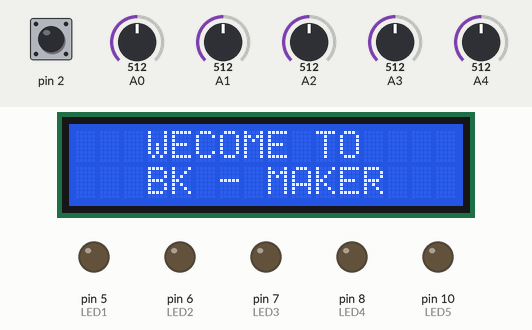
Simulated run of this sketch. Board: Arduino Nano, built with avr-gcc and run on an emulated ATmega328P. Parts: 16×2 character LCD, output pins drawn as LEDs (lit = HIGH). The inputs (shaded band) are chosen by the test bench; at power-on: pin 2 HIGH, A0 = 512, A2 = 512, A3 = 512, A4 = 512, A1 = 512. Storage starts empty; the audio player accepts every command and is not drawn; what the sketch prints to the serial monitor is not drawn.

Above: at 5.3 s.
5.4 s: pin 2 pulled LOW for 0.5 s
At 6.6 s:
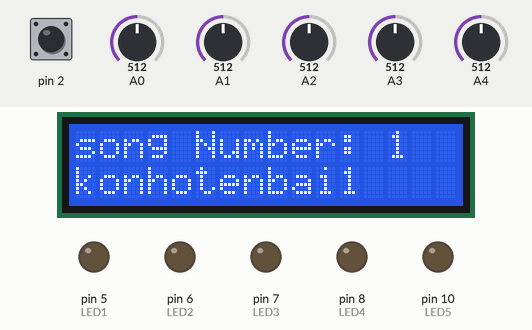
7.4 s: pin 2 pulled LOW for 1 s
At 8.0 s:
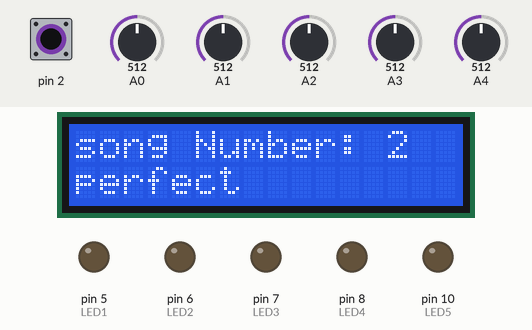
9.9 s: A0 set to 716
At 10.33 s:
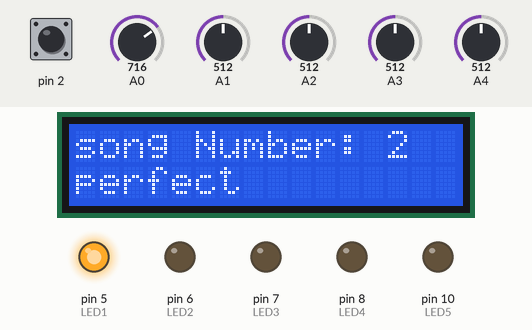
12.0 s: A2 set to 716
At 12.33 s:
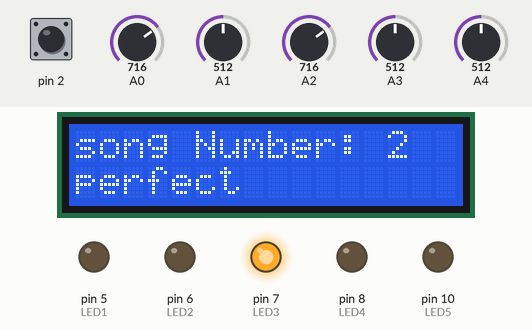
14.0 s: A3 set to 716
At 14.34 s:
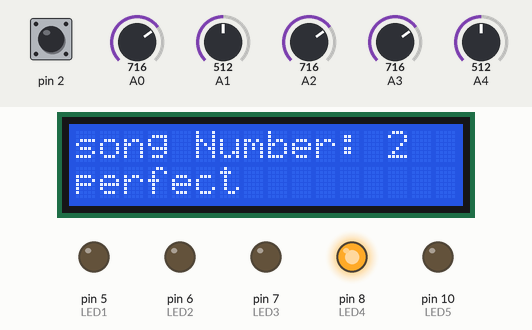
16.0 s: A4 set to 716
At 16.34 s:
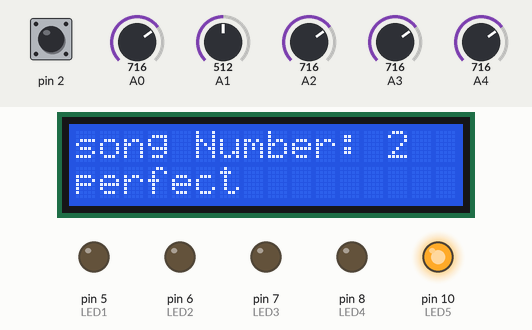
Timing chart, 0 to 19.0 s (numbered marks = the images above; inputs shaded):
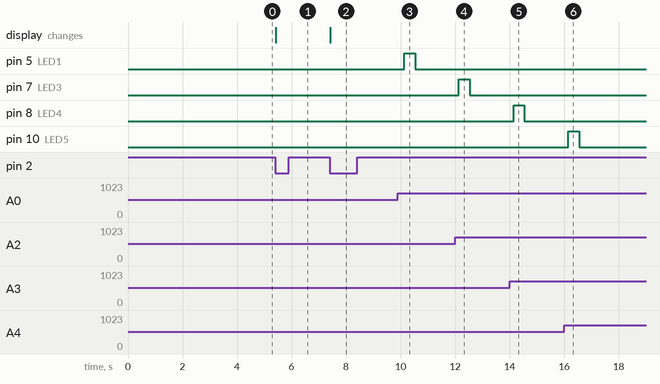

The sketch:

music.ino
```cpp
#include <Wire.h>
#include <LiquidCrystal_I2C.h>
#include <SD.h>
LiquidCrystal_I2C lcd(0x3F, 16, 2);
// need to include the SD library
//#define SD_ChipSelectPin 53  //example uses hardware SS pin 53 on Mega2560
#define SD_ChipSelectPin 4  //using digital pin 4 on arduino nano 328, can use other pins
#include <TMRpcm.h>           //  also need to include this library...
#include <SPI.h>

TMRpcm tmrpcm;   // create an object for use in this sketch
int DO , re , mi, fa, son  , val ;
int f = 0 ;
int g = 0, c = 0, d = 0, e = 0, A = 0, B = 0, C = 0, D = 0, E = 0 ;
int G_T = 60 ;
int song_number = 0 ;
int LED1 = 5 ;
int LED2 = 6 ;
int LED3 = 7 ;
int LED4 = 8 ;
int LED5 = 10 ;

unsigned long time = 0;
boolean debounce1 = true ;
boolean debounce2 = true ;
boolean play_pause ;

void setup() {

  Serial.begin(115200);
  lcd.init();
  lcd.backlight();
  pinMode (A0, INPUT) ;
  pinMode (A1, INPUT) ;
  pinMode (A2, INPUT) ;
  pinMode (A3, INPUT) ;
  pinMode (A4, INPUT) ;
  pinMode (3, INPUT_PULLUP ) ;
  pinMode (2, INPUT_PULLUP ) ;
  pinMode (LED1 , OUTPUT ) ;
  pinMode (LED2 , OUTPUT ) ;
  pinMode (LED3 , OUTPUT ) ;
  pinMode (LED4 , OUTPUT ) ;
  pinMode (LED5 , OUTPUT ) ;
  tmrpcm.speakerPin = 9;

  attachInterrupt ( 0, listen_music , FALLING ) ;
  attachInterrupt ( 0, listen_music , FALLING ) ;

  if (!SD.begin(SD_ChipSelectPin)) {  // see if the card is present and can be initialized:
    Serial.println("SD fail");
    return;   // don't do anything more if not

  }
  else {
    Serial.println("SD ok");
    lcd.clear () ;

    lcd.print ("   WECOME TO");
    lcd.setCursor (0, 1);

    lcd.print ("   BK - MAKER");
    lcd.setCursor (0, 2) ;

    tmrpcm.play("9.wav");
    delay (4000 ) ;
  }
  //the sound file "music" will play each time the arduino powers up, or is reset

}


void loop() {


  //blink the LED manually to demonstrate music playback is independant of main loop
  /*if (tmrpcm.isPlaying() && millis() - time > 50 ) {
    digitalWrite(13, !digitalRead(13));
    time = millis();
    } else if (millis() - time > 500) {
    digitalWrite(13, !digitalRead(13));
    time = millis();
    }*/
  //  listen_music () ;


  DO = analogRead ( A0 ) ;
  re = analogRead ( A1 ) ;
  mi = analogRead ( A2 ) ;
  fa = analogRead ( A3 ) ;
  son = analogRead ( A4 ) ;

  A = -(f - DO )   ;
  B = -(g - re) ;
  C = -(c - mi) ;
  D = -(d - fa) ;
  E = -( e - son );

  if ( ( A > B ) && ( A > C ) && (A > D) && (A > E ) && (A >  G_T)) {
    val = 1 ;

  }
  else if ((B > A ) && ( B > C ) && ( B > D ) && ( B > E ) && ( B > G_T) ) {
    val = 2 ;
  }
  else if ((C > A  ) && ( C > B ) && ( C > D ) && ( C > E ) && ( C >  G_T ) ) {
    val = 3 ;
  }
  else if ( ( D > A ) && ( D > B ) && ( D > C ) && ( D > E ) && ( D > G_T ) ) {
    val = 4 ;
  }
  else if ( ( E > A ) && ( E > B ) && ( E > C ) && ( E > D ) && ( E > G_T )) {
    val = 5 ;
  }
  else
    val = 0 ;
  play_music () ;

  Serial.println ( val ) ;
  Serial.println (A) ;
  Serial.println (B ) ;
  Serial.println ( C) ;
  Serial.println (D) ;
  Serial.println ( E ) ;


  f = DO ;
  g = re ;
  c = mi ;
  d = fa ;
  e = son ;
  delay (400 ) ;
  digitalWrite ( LED1 , 0 ) ;
  digitalWrite ( LED2 , 0 ) ;
  digitalWrite ( LED3 , 0 ) ;
  digitalWrite ( LED4 , 0 ) ;
  digitalWrite ( LED5 , 0 ) ;

  /*  tmrpcm.play("2.wav");
    delay (4000) ;
    //tmrpcm.play("9.wav");
    //delay (4000 ) ;
    tmrpcm.play ("10.wav") ;
    delay (1000 ) ;

    tmrpcm.play ("11.wav") ;
    delay (1000 ) ;
    tmrpcm.play ("12.wav") ;
    delay (1000) ;
    tmrpcm.play ("13.wav" ) ;
    delay (1000) ;
    tmrpcm.play ("14.wav" ) ;
    delay ( 1000 ) ;
    tmrpcm.play ("15.wav") ;
    delay (1000) ;
    tmrpcm.play ("16.wav") ;
    delay ( 1000 ) ;
    tmrpcm.play ("17.wav") ;
    delay (1000 ) ;
    tmrpcm.play ("20.wav") ;
    delay (300000) ;
    tmrpcm.play ("21.wav") ;
    delay (300000) ;


    switch (val) {
      case 1:
        { tmrpcm.play("10.wav");
          break;
        }
      case 2:
        { tmrpcm.play("11.wav");
          break;
        }
      case 3:
        { tmrpcm.play("12.wav");
          break;
        }
      case 4:
        { tmrpcm.play("13.wav");
          break;
        }
      case 5:
        { tmrpcm.play("14.wav");
          break;
        }


      /*   case 4: tmrpcm.pause(); break;
        case 5: if (tmrpcm.isPlaying()) {
            Serial.println("A wav file is being played");
          } break;
        case 'S': tmrpcm.stopPlayback(); break;
        case '=': tmrpcm.volume(1); break;
        case '-': tmrpcm.volume(0); break;
        case '0': tmrpcm.quality(0); break;
        case '1': tmrpcm.quality(1); break; */
  //default: break;
  // }
}
void play_music ()
{
  switch (val) {
    case 1 : {
        digitalWrite ( LED1 , 1 ) ;
        digitalWrite ( LED5 , 0 ) ;

        tmrpcm.play ("11.wav") ;
        break ;
      }
    case 2 : {
        digitalWrite ( LED2 , 1 ) ;
        digitalWrite ( LED5 ,0 ) ;

        tmrpcm.play ("12.wav") ;
        break ;

      }
    case 3: {
        digitalWrite (LED3 , 1 ) ;
        digitalWrite ( LED5 , 0 ) ;

        tmrpcm.play ("13.wav") ;
        break ;
      }
    case 4: {
        digitalWrite ( LED4 , 1 ) ;
        digitalWrite ( LED5 , 0 ) ;

        tmrpcm.play ("14.wav") ;
        break ;
      }
    case 5: {
        digitalWrite ( LED5 , 1 );


        tmrpcm.play ("15.wav") ;
        break ;
      }
  }
}
void listen_music ()
{
  song_number ++ ;
  if  ( song_number == 6 )
  {
    song_number = 1 ;
  }
  //debounce1 = false ;
  Serial.println ("KEY PRESSED") ;
  Serial.println ("song_number=") ;
  Serial.println (song_number ) ;
  if ( song_number == 1 )
  {
    tmrpcm.play ("20.wav") ;
    lcd.clear () ;
    lcd.print ("song Number: 1") ;
    lcd.setCursor (0, 1) ;
    lcd.print ("konhotenbai1");
    lcd.setCursor (0, 2) ;


  }
  if ( song_number == 2  )
  {
    tmrpcm.play ("21.wav");
    lcd.clear () ;
    lcd.print ("song Number: 2") ;
    lcd.setCursor (0, 1) ;
    lcd.print ("perfect");
    lcd.setCursor (0, 2) ;

  }
  if ( song_number == 3 )
  {
    tmrpcm.play ("22.wav") ;
    lcd.clear () ;
    lcd.print ("song Number: 3") ;
    lcd.setCursor (0, 1) ;
    lcd.print ("konhotenbai3");
    lcd.setCursor (0, 2) ;

  }
  if ( song_number == 4 )
  {
    tmrpcm.play ("23.wav") ;
    lcd.clear () ;
    lcd.print ("song Number: 4") ;
    lcd.setCursor (0, 1) ;
    lcd.print ("konhotenbai4");
    lcd.setCursor (0, 2) ;

  }
  if ( song_number == 5 )
  {
    tmrpcm.play ("24.wav") ;
    lcd.clear () ;
    lcd.print ("song Number: 5") ;
    lcd.setCursor (0, 1) ;
    lcd.print ("Khongnhotenbai5");
    lcd.setCursor (0, 2) ;
  }
  // if ( digitalRead (3) == LOW && debounce2 == true )
  //{
  //  tmrpcm.stopPlayback();     //  111111111111111111111111
  //debounce2 = false ;
  //}
  if ( digitalRead (2) == HIGH )
    // debounce1 = true ;
    if (digitalRead ( 3) == HIGH )
      song_number = song_number - 1 ;
      delay (1000 ) ;


}
```

Measured:
- after the input at 5.4 s, the display: changes at once (image 1)
- after the input at 7.4 s, the display: changes at once (image 2)
- after the input at 9.9 s, pin 5 (LED1): LOW → HIGH after 0.23 s, → LOW 0.40 s later
- after the input at 12.0 s, pin 7 (LED3): LOW → HIGH after 0.14 s, → LOW 0.40 s later
- after the input at 14.0 s, pin 8 (LED4): LOW → HIGH after 0.14 s, → LOW 0.40 s later
- after the input at 16.0 s, pin 10 (LED5): LOW → HIGH after 0.15 s, → LOW 0.40 s later
